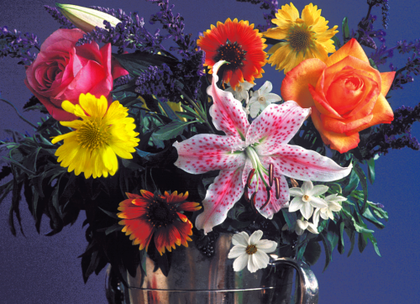
%> input picture lab3/flowers.tif, 420 x 304 px, shrunk from 500 x 362 before the run
$ octave --eval "lab3;"   (GNU Octave 9; MATLAB toolbox functions it lacks are replaced by stand-ins)
%> lines starting %> are read from the running program, lines starting %| are printed output that depends on the picture
### lab3/dct_block.m
function [Z_Y, Z_Cb, Z_Cr] = dct_block( I, k_Y, k_C )
    % УхнЬсфзуз гйб кщдйкпрпЯзуз ме чсЮуз DCT уе 8x8 blocks фзт ейкьнбт ме zig-zag scanning.

    RGB = im2double( I );
    YCbCr = ( rgb2ycbcr( RGB ) ); % RGB -> YCbCr
    Y = YCbCr( :,:,1 ); % Y Channel
    Cb = YCbCr( :,:,2 ); % Cb Channel
    Cr = YCbCr( :,:,3 ); % Cr Channel

    % ЕцбсмпгЮ 2D DCT уе µз ерйкблхрфьµенб 8x8 block кЬие кбнблйпэ фзт YCbCr ейкьнбт.
    Db_Y = blkproc( Y, [8 8], 'dct2' );
    Db_Cb = blkproc( Cb, [8 8], 'dct2' );
    Db_Cr = blkproc( Cr, [8 8], 'dct2' );

    % ЕцбсмпгЮ фзт ухнЬсфзузт zig-zag уе кЬие кбнЬлй.
    Z_Y = blkproc( Db_Y, [8 8], 'zigzag', k_Y );
    Z_Cb = blkproc( Db_Cb, [8 8], 'zigzag', k_C );
    Z_Cr = blkproc( Db_Cr, [8 8], 'zigzag', k_C );
end

### lab3/snr.m
function snr = snr(S, SN)

% signal to noise ratio
N = SN-S;
S = S - mean(S(:));
N = N - mean(N(:));
snr = 10 * log10(sum(S(:).^2) / sum(N(:).^2));

### lab3/idct_zigzag.m
function [SNR_Dz, CR_Dz] = idct_zigzag( Z_Y, Z_Cb, Z_Cr, I )
    % УхнЬсфзуз гйб брпкщдйкпрпЯзуз ме чсЮуз DCT уе 8x8 blocks фзт ейкьнбт ме zig-zag scanning кбй хрплпгйумь SNR кбй CR.

    iZ_Y = blkproc( Z_Y, [8 8], 'idct2' );
    iZ_Cb = blkproc( Z_Cb, [8 8], 'idct2' );
    iZ_Cr = blkproc( Z_Cr, [8 8], 'idct2' );

    iZ_Y = abs( iZ_Y );
    iZ_Cb = abs( iZ_Cb );
    iZ_Cr = abs( iZ_Cr );

    iYCbCr( :,:,1 ) = iZ_Y;
    iYCbCr( :,:,2 ) = iZ_Cb;
    iYCbCr( :,:,3 ) = iZ_Cr;
    iRGB = ycbcr2rgb( iYCbCr );
    %figure, imshow( iRGB );

    I = im2double( I );
    SNR_Dz = snr( I, iRGB );

    [ n, m ] = size( Z_Y );
    counter = 0;
    for i = 1:1:n
        for j = 1:1:m
            if Z_Y( i, j ) ~= 0
                counter = counter + 1;
            end
            if Z_Cb( i, j ) ~= 0
                counter = counter + 1;
            end
            if Z_Cr( i, j ) ~= 0
                counter = counter + 1;
            end
        end
    end

    sizeUncompressed = n * m * 3;
    sizeCompressed =  counter;
    CR_Dz = sizeUncompressed / sizeCompressed;
end

### lab3/zigzag.m
function y = zigzag( x, n )
    z = [ 1 2 6 7 15 16 28 29;
    3 5 8 14 17 27 30 43;
    4 9 13 18 26 31 42 44;
    10 12 19 25 32 41 45 54;
    11 20 24 33 40 46 53 55;
    21 23 34 39 47 52 56 61;
    22 35 38 48 51 57 60 62;
    36 37 49 50 58 59 63 64];

    y = x;
    y(z > n) = 0;
end

### lab3/lab3.m
function [] = lab3()
    I = imread( 'flowers.tif' );
%> I is the input picture: size 304x420x3 uint8; mean R, G, B 99.8, 76.9, 83.7

    dzSnr = [];
    dzLambda = [];

    dqSnr = [];
    dqLambda = [];

    for k_Y = 2:1:20
        [Z_Y, Z_Cb, Z_Cr] = dct_block( I, k_Y, ( k_Y / 2 ) );
        [SNR_Dz, CR_Dz] = idct_zigzag( Z_Y, Z_Cb, Z_Cr, I );
        dzSnr = [ dzSnr SNR_Dz ];
        dzLambda = [ dzLambda ( 1 / CR_Dz ) ];
    end
%> this loop made 2 passes
%> (SNR_Dz, CR_Dz, dzSnr, dzLambda) on pass 1: (7.09, 47.55, 7.09, 0.021)
%> pass 1, in dct_block, `Y = YCbCr( :,:,1 );`:
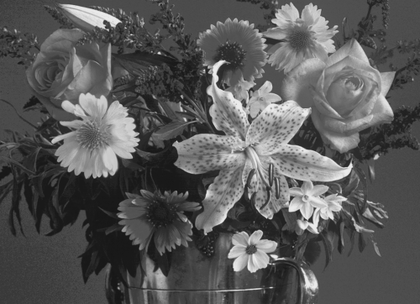
%> Y: size 304x420 double; min 0.0751, max 0.922, mean 0.348
%> pass 1, in dct_block, `Cb = YCbCr( :,:,2 );`:
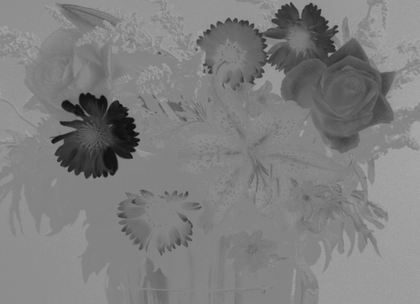
%> Cb: size 304x420 double; min 0.0627, max 0.665, mean 0.5
%> the run ends on the next line
    for q = 0.2:1:16
        [Q_Y, Q_Cb, Q_Cr] = dct_quant( I, q );
        [SNR_Dq, CR_Dq] = idct_quant( Q_Y, Q_Cb, Q_Cr, I, q );
        dqSnr = [ dqSnr SNR_Dq ];
        dqLambda = [ dqLambda ( 1 / CR_Dq ) ];
    end

    % ЕмцЬнйуз брпфелеумЬфщн.
    plot( dzLambda, dzSnr, 'red' );
    hold all;
    plot( dqLambda, dqSnr, 'blue' );
    xlabel( 'л' );
    ylabel( 'SNR' );
    hleg1 = legend( 'SNR_Dz / л_Dz','SNR_Dq / л_Dq' );
    set( hleg1, 'Location', 'NorthWest' );
    set( hleg1, 'Interpreter', 'none' );
end
